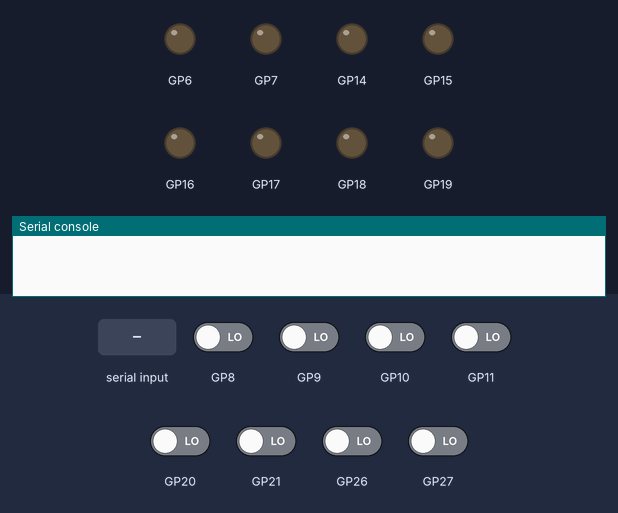
This program was run on a simulated Raspberry Pi Pico running MicroPython. On the bench: output pins drawn as LEDs (lit = HIGH), the last lines printed to the serial console. Inputs (shaded band) come from the test bench; at power-on: GP8–11, GP20, GP21, GP26, GP27 LOW.

Above: at 1.2 s.
1.3 s: "maju" typed at the serial console, then Enter
At 2.5 s:
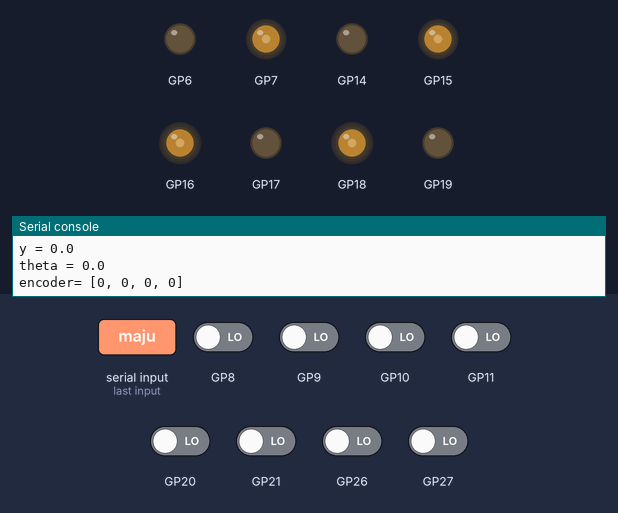
2.8 s: "mundur" typed at the serial console, then Enter
At 3.9 s:
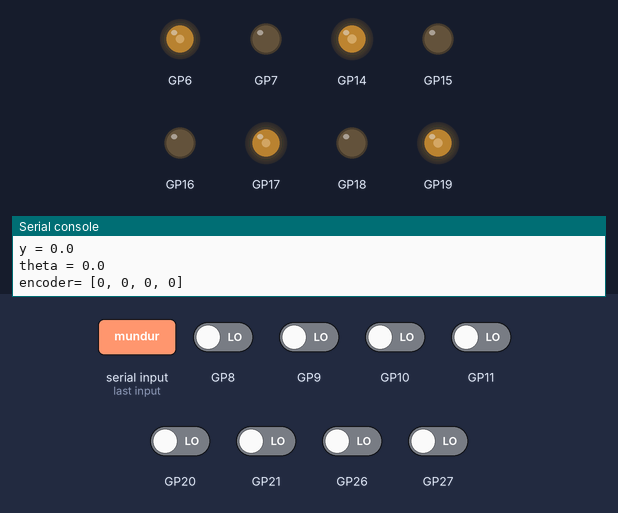
4.3 s: "kiri" typed at the serial console, then Enter
At 5.0 s:
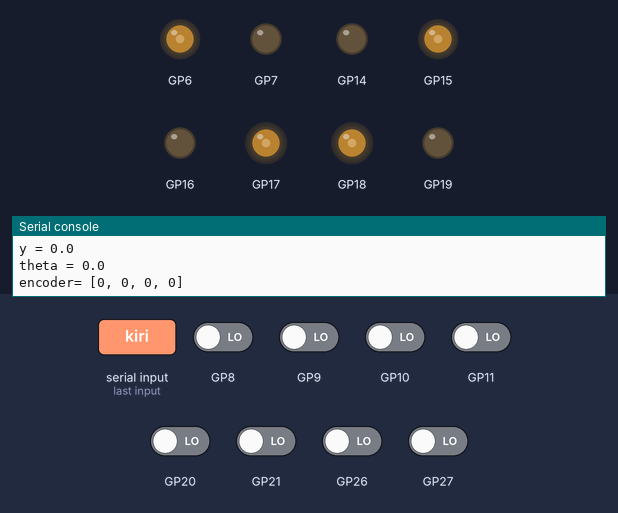
5.8 s: "kanan" typed at the serial console, then Enter
At 6.1 s:
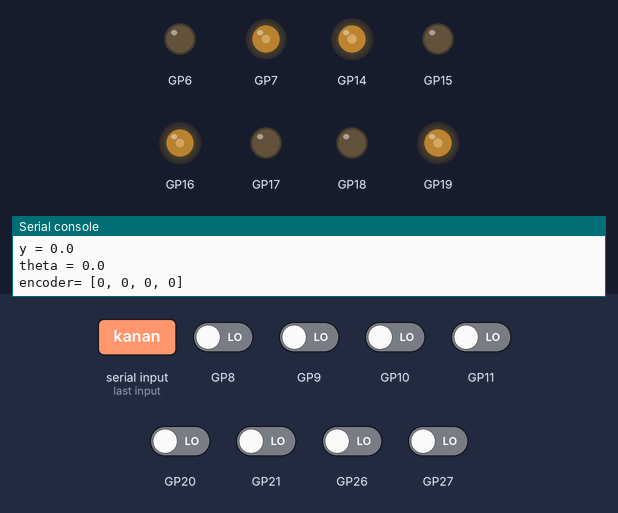
7.3 s: "ccw" typed at the serial console, then Enter
At 8.5 s:
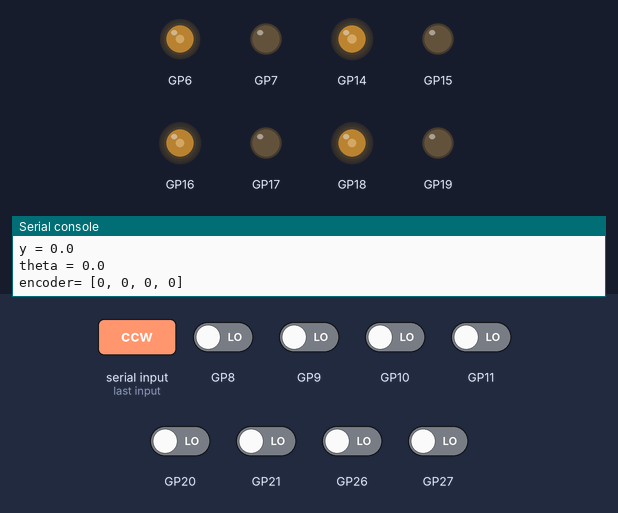
Timing chart, 0 to 9.8 s (numbered marks = the images above; inputs shaded):
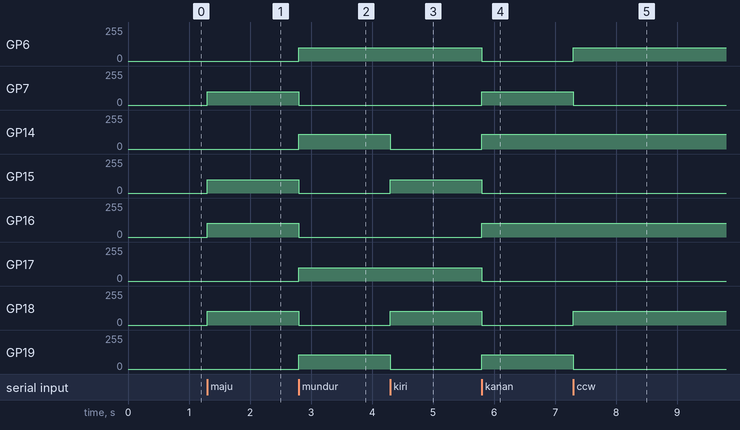

Measured:
- after the input at 1.3 s, GP7, GP15: 0/255 → 100/255 at once; GP16: 0/255 → 102/255 at once; GP18: 0/255 → 104/255 at once
- after the input at 2.8 s, GP6: 0/255 → 100/255 at once; GP7, GP15: 100/255 → 0/255 at once; GP14: 0/255 → 109/255 at once; GP16: 102/255 → 0/255 at once; GP17: 0/255 → 101/255 at once
- after the input at 4.3 s, GP14: 109/255 → 0/255 at once; GP15: 0/255 → 100/255 at once; GP18: 0/255 → 104/255 at once; GP19: 106/255 → 0/255 at once
- after the input at 5.8 s, GP6, GP15: 100/255 → 0/255 at once; GP7: 0/255 → 100/255 at once; GP14: 0/255 → 109/255 at once; GP16: 0/255 → 102/255 at once; GP17: 101/255 → 0/255 at once
- after the input at 7.3 s, GP6: 0/255 → 100/255 at once; GP7: 100/255 → 0/255 at once; GP18: 0/255 → 104/255 at once; GP19: 106/255 → 0/255 at once

The program:

odomtest.py
```python
from machine import Pin, PWM, Timer, UART
import utime, time
import select
import sys
import math

# Constants
WHEEL_CIRCUMFERENCE = 0.193  # in meters
ENCODER_COUNTS_PER_REV = 400
L = 0.325  # distance between left and right wheels in meters
W = 0.249  # distance between front and back wheels in meters

# Derived parameters
WHEEL_RADIUS = WHEEL_CIRCUMFERENCE / (2 * math.pi)
d = (L + W) / 4

# Initial robot position and orientation
x = 0.0
y = 0.0
theta = 0.0

machine.freq(200000000)
#motor 1 depan kiri, 2 depan kanan, 3 belakang kiri, 4 belakang kanan

# Define GPIO pins for each encoder channel
encoder_channels = [(8, 9), (27, 26), (10, 11), (21, 20)]  # Each tuple contains (channel_A, channel_B) pins for an encoder

# Define driver pins for motors
motor_pins = [(6, 7), (19, 18), (14, 15), (17, 16)]  # Each tuple contains (RPWM, LPWM) pins for a motor

poll_obj = select.poll()
poll_obj.register(sys.stdin, select.POLLIN)

# Set up the GPIO pins as outputs for motors
motors = []
for rpwm_pin, lpwm_pin in motor_pins:
    rpwm = Pin(rpwm_pin, Pin.OUT)
    lpwm = Pin(lpwm_pin, Pin.OUT)
    motors.append((PWM(rpwm), PWM(lpwm)))

# Set PWM frequency and initial duty cycle for all motors
for rpwm, lpwm in motors:
    rpwm.freq(10000)
    lpwm.freq(10000)
    rpwm.duty_u16(0)
    lpwm.duty_u16(0)

encoder_counts = [0, 0, 0, 0]

# Setup GPIO pins as inputs with pull-down resistors for encoders
encoders = []
encoder_handlers = []

def handle_encoder(encoder_index):
    global encoder_counts

    encoder_a, encoder_b = encoders[encoder_index]
    current_encoder_state = (encoder_a.value() << 1) | encoder_b.value()
    if current_encoder_state == 0b00 and previous_encoder_states[encoder_index] == 0b01:
        encoder_counts[encoder_index] -= 1
    elif current_encoder_state == 0b00 and previous_encoder_states[encoder_index] == 0b10:
        encoder_counts[encoder_index] += 1
    previous_encoder_states[encoder_index] = current_encoder_state

# Set interrupt for encoder reading
previous_encoder_states = [0, 0, 0, 0]

for i in range(len(encoder_channels)):
    channel_A, channel_B = encoder_channels[i]
    encoder_a = Pin(channel_A, Pin.IN, Pin.PULL_DOWN)
    encoder_b = Pin(channel_B, Pin.IN, Pin.PULL_DOWN)
    encoders.append((encoder_a, encoder_b))

    def create_handler(index):
        def handler(pin):
            handle_encoder(index)
        return handler

    encoder_handler = create_handler(i)
    encoder_handlers.append(encoder_handler)

    encoder_a.irq(handler=encoder_handler, trigger=Pin.IRQ_RISING | Pin.IRQ_FALLING)
    encoder_b.irq(handler=encoder_handler, trigger=Pin.IRQ_RISING | Pin.IRQ_FALLING)

def tahan_waktu(waktu):
    myTime = utime.ticks_ms()
    flag = True
    while flag:
        currentTime = utime.ticks_ms()
        if utime.ticks_diff(currentTime, myTime) < waktu:
            flag = True
        else:
            flag = False
    flag = True  # reset flag to true for reuse

def stop_motors():
    for rpwm, lpwm in motors:
        rpwm.duty_u16(0)
        lpwm.duty_u16(0)

def drive_motor(motor_index, R, L):
    rpwm, lpwm = motors[motor_index]
    rpwm.duty_u16(R)
    lpwm.duty_u16(L)
    # kalau 256 itu 8 bit, kalau 16 bit 65535

def switch_case(case):
    global encoder_counts

    if case == "maju":
        case_maju()
    elif case == "mundur":
        case_mundur()
    elif case == "kiri":
        case_kiri()
    elif case == "kanan":
        case_kanan()
    elif case == "cw":
        case_cw()
    elif case == "ccw":
        case_ccw()
    elif case == "d_kanan_fw":
        case_d_kanan_fw()
    elif case == "d_kiri_fw":
        case_d_kiri_fw()
    elif case == "d_kanan_bw":
        case_d_kanan_bw()
    elif case == "d_kiri_bw":
        case_d_kiri_bw()
    elif case == "pivotatas":
        case_pivotatas()
    elif case == "pivotkanan":
        case_pivotkanan()
    elif case == "init":
        timer.init(mode=Timer.PERIODIC, period=500, callback=print_enc_callback)
        encoder_counts = [0, 0, 0, 0]  # Reset encoder counts
    elif case == "deinit":
        timer.deinit()
        encoder_counts = [0, 0, 0, 0]  # Reset encoder counts
    else:
        case_default()

def case_maju():
    drive_motor(0, 0, pwm_1_fwx)
    drive_motor(1, 0, pwm_2_fwx)
    drive_motor(2, 0, pwm_3_fwx)
    drive_motor(3, 0, pwm_4_fwx)

def case_mundur():
    drive_motor(0, pwm_1_bwx, 0)
    drive_motor(1, pwm_2_bwx, 0)
    drive_motor(2, pwm_3_bwx, 0)
    drive_motor(3, pwm_4_bwx, 0)

def case_kiri():
    drive_motor(0, pwm_1_bwx, 0)
    drive_motor(1, 0, pwm_2_fwx)
    drive_motor(2, 0, pwm_3_fwx)
    drive_motor(3, pwm_4_bwx, 0)

def case_kanan():
    drive_motor(0, 0, pwm_1_fwx)
    drive_motor(1, pwm_2_bwx, 0)
    drive_motor(2, pwm_3_bwx, 0)
    drive_motor(3, 0, pwm_4_fwx)

def case_cw():
    drive_motor(0, 0, pwm_1_fwx)
    drive_motor(1, pwm_2_bwx, 0)
    drive_motor(2, 0, pwm_3_fwx)
    drive_motor(3, pwm_4_bwx, 0)

def case_ccw():
    drive_motor(0, pwm_1_bwx, 0)
    drive_motor(1, 0, pwm_2_fwx)
    drive_motor(2, pwm_3_bwx, 0)
    drive_motor(3, 0, pwm_4_fwx)

def case_d_kanan_fw():
    drive_motor(0, 0, pwm_1_fwx)
    drive_motor(1, 0, 0)
    drive_motor(2, 0, 0)
    drive_motor(3, 0, pwm_4_fwx)

def case_d_kiri_fw():
    drive_motor(0, 0, 0)
    drive_motor(1, 0, pwm_2_fwx)
    drive_motor(2, 0, pwm_3_fwx)
    drive_motor(3, 0, 0)

def case_d_kanan_bw():
    drive_motor(0, 0, 0)
    drive_motor(1, pwm_2_bwx, 0)
    drive_motor(2, pwm_3_bwx, 0)
    drive_motor(3, 0, 0)

def case_d_kiri_bw():
    drive_motor(0, pwm_1_bwx, 0)
    drive_motor(1, 0, 0)
    drive_motor(2, 0, 0)
    drive_motor(3, pwm_4_bwx, 0)

def case_pivotkanan():
    drive_motor(0, 0, pwm_1_fwx)
    drive_motor(1, 0, 0)
    drive_motor(2, 0, pwm_3_fwx)
    drive_motor(3, 0, 0)

def case_pivotatas():
    drive_motor(0, 0, pwm_1_fwx)
    drive_motor(1, pwm_2_bwx, 0)
    drive_motor(2, 0, 0)
    drive_motor(3, 0, 0)

def case_default():
    stop_motors()
    # print("Default case")

def convert_8bit_to_16bit_pwm(pwm_8bit):
    max_8bit_value = 255.00  # Maximum value for 8-bit PWM
    max_16bit_value = 65535.00  # Maximum value for 16-bit PWM

    '''const_pwm_1_fw = 1
    const_pwm_1_bw = 1
    const_pwm_2_fw = 1
    const_pwm_2_bw = 1
    const_pwm_3_fw = 1
    const_pwm_3_bw = 1
    const_pwm_4_fw = 1
    const_pwm_4_bw = 1'''

    const_pwm_1_fw = 1
    const_pwm_1_bw = 1
    const_pwm_2_fw = 1.0406
    const_pwm_2_bw = 1.056
    const_pwm_3_fw = 1.004
    const_pwm_3_bw = 1.088
    const_pwm_4_fw = 1.022
    const_pwm_4_bw = 1.01

    pwm_16bit = (pwm_8bit / max_8bit_value) * max_16bit_value

    pwm_1_fw = pwm_16bit * const_pwm_1_fw
    pwm_1_bw = pwm_16bit * const_pwm_1_bw
    pwm_2_fw = pwm_16bit * const_pwm_2_fw
    pwm_2_bw = pwm_16bit * const_pwm_2_bw
    pwm_3_fw = pwm_16bit * const_pwm_3_fw
    pwm_3_bw = pwm_16bit * const_pwm_3_bw
    pwm_4_fw = pwm_16bit * const_pwm_4_fw
    pwm_4_bw = pwm_16bit * const_pwm_4_bw

    pwm_1_fwx = int(round(pwm_1_fw))
    pwm_2_fwx = int(round(pwm_2_fw))
    pwm_3_fwx = int(round(pwm_3_fw))
    pwm_4_fwx = int(round(pwm_4_fw))

    pwm_1_bwx = int(round(pwm_1_bw))
    pwm_2_bwx = int(round(pwm_2_bw))
    pwm_3_bwx = int(round(pwm_3_bw))
    pwm_4_bwx = int(round(pwm_4_bw))

    return pwm_1_fwx, pwm_2_fwx, pwm_3_fwx, pwm_4_fwx, pwm_1_bwx, pwm_2_bwx, pwm_3_bwx, pwm_4_bwx

pwm_1_fwx, pwm_2_fwx, pwm_3_fwx, pwm_4_fwx, pwm_1_bwx, pwm_2_bwx, pwm_3_bwx, pwm_4_bwx = convert_8bit_to_16bit_pwm(100.0)

def print_enc_callback(timer):
    print(','.join(map(str, encoder_counts)))

timer = Timer()

# Function to calculate wheel displacements
def calculate_wheel_displacements(enc_counts):
    wheel_displacements = [0.0] * 4
    for i in range(4):
        wheel_displacements[i] = (WHEEL_CIRCUMFERENCE * enc_counts[i]) / ENCODER_COUNTS_PER_REV
    return wheel_displacements

# Function to calculate local frame displacements
def calculate_local_displacements(wheel_displacements):
    delta_x_local = (wheel_displacements[0] + wheel_displacements[1] + wheel_displacements[2] + wheel_displacements[3]) / 4
    delta_y_local = (-wheel_displacements[0] + wheel_displacements[1] - wheel_displacements[2] + wheel_displacements[3]) / 4
    delta_theta = (-wheel_displacements[0] + wheel_displacements[1] - wheel_displacements[2] + wheel_displacements[3]) / (4 * d)
    return delta_x_local, delta_y_local, delta_theta

# Function to update global position and orientation
def update_global_position(x, y, theta, delta_x_local, delta_y_local, delta_theta):
    delta_x_global = delta_x_local * math.cos(theta) - delta_y_local * math.sin(theta)
    delta_y_global = delta_x_local * math.sin(theta) + delta_y_local * math.cos(theta)

    x += delta_x_global
    y += delta_y_global
    theta += delta_theta

    return x, y, theta

def update_robot_position(encoder_counts):
    global x, y, theta

    wheel_displacements = calculate_wheel_displacements(encoder_counts)
    delta_x_local, delta_y_local, delta_theta = calculate_local_displacements(wheel_displacements)
    x, y, theta = update_global_position(x, y, theta, delta_x_local, delta_y_local, delta_theta)

    return x, y, theta

try:
    while True:
        if poll_obj.poll(0):
            movement = sys.stdin.readline().strip()

            if movement:
                switch_case(movement)
                # Update the robot position with the current encoder counts
                x, y, theta = update_robot_position(encoder_counts)
                # Print the updated position and orientation
                print("Updated Position:")
                print("x =", x)
                print("y =", y)
                print("theta =", theta)
                print("encoder=", encoder_counts)
                #sys.stdin.readline()

except KeyboardInterrupt:
    stop_motors()
    pass
```
